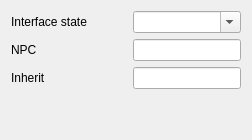
          <widget class="QWidget" name="pageInterface">
           <layout class="QVBoxLayout" name="verticalLayout_5">
            <item>
             <layout class="QGridLayout" name="gridLayout_2">
              <item row="0" column="0">
               <widget class="QLabel" name="label">
                <property name="text">
                 <string>Interface state</string>
                </property>
               </widget>
              </item>
              <item row="0" column="1">
               <spacer name="horizontalSpacer_2">
                <property name="orientation">
                 <enum>Qt::Horizontal</enum>
                </property>
                <property name="sizeType">
                 <enum>QSizePolicy::Expanding</enum>
                </property>
                <property name="sizeHint" stdset="0">
                 <size>
                  <width>40</width>
                  <height>20</height>
                 </size>
                </property>
               </spacer>
              </item>
              <item row="0" column="2">
               <widget class="QComboBox" name="interface_element_interface_state">
                <property name="sizePolicy">
                 <sizepolicy hsizetype="Expanding" vsizetype="Fixed">
                  <horstretch>0</horstretch>
                  <verstretch>0</verstretch>
                 </sizepolicy>
                </property>
                <property name="editable">
                 <bool>true</bool>
                </property>
                <item>
                 <property name="text">
                  <string/>
                 </property>
                </item>
                <item>
                 <property name="text">
                  <string>completed</string>
                 </property>
                </item>
                <item>
                 <property name="text">
                  <string>finished</string>
                 </property>
                </item>
               </widget>
              </item>
              <item row="1" column="0">
               <widget class="QLabel" name="label_34">
                <property name="text">
                 <string>NPC</string>
                </property>
               </widget>
              </item>
              <item row="1" column="2">
               <widget class="QLineEdit" name="interface_element_interface_npc"/>
              </item>
              <item row="2" column="2">
               <widget class="QLineEdit" name="interface_element_interface_inherit"/>
              </item>
              <item row="2" column="0">
               <widget class="QLabel" name="label_36">
                <property name="text">
                 <string>Inherit</string>
                </property>
               </widget>
              </item>
             </layout>
            </item>
            <item>
             <spacer name="verticalSpacer_2">
              <property name="orientation">
               <enum>Qt::Vertical</enum>
              </property>
              <property name="sizeHint" stdset="0">
               <size>
                <width>20</width>
                <height>40</height>
               </size>
              </property>
             </spacer>
            </item>
           </layout>
          </widget>
